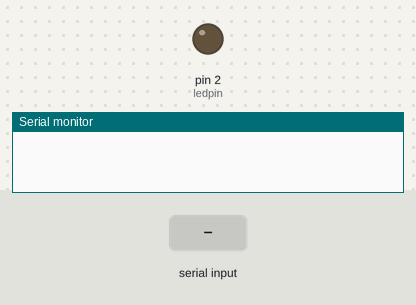
Recording of a sketch running on a simulated Arduino Uno, built with avr-gcc and run on an emulated ATmega328P. Shown: output pins drawn as LEDs (lit = HIGH), the last lines printed to the serial monitor. The inputs (shaded band) are chosen by the test bench.

Above: at 1.2 s.
1.3 s: "1" received over Serial
At 1.7 s:
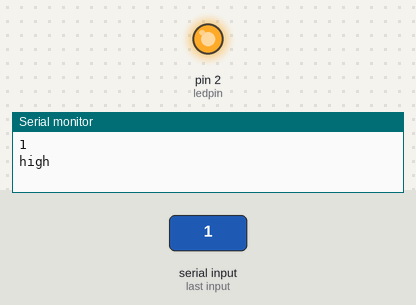
2.8 s: "0" received over Serial
At 4.1 s:
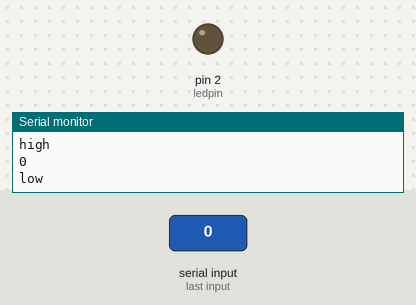
Timing chart, 0 to 5.8 s (numbered marks = the images above; inputs shaded):
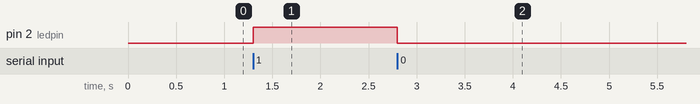

The sketch:

ledswitch.ino
```cpp
char incomingByte;
String incomingString;
#define ledpin 2 //defining the OUTPUT pin for LED

void setup() {
  Serial.begin(115200);
  pinMode(ledpin,OUTPUT);
  }

void loop() {
  if (Serial.available() > 0) {
    incomingByte = Serial.read();
    Serial.println(incomingByte);
    //incomingString = Serial.readString();
    //Serial.println(incomingString);
    if(incomingByte == '0'){digitalWrite(ledpin, LOW);Serial.println("low");}
    else if(incomingByte == '1'){digitalWrite(ledpin, HIGH);Serial.println("high");}

  }
}
```

Measured:
- after the input at 1.3 s, pin 2 (ledpin): LOW → HIGH at once
- after the input at 2.8 s, pin 2 (ledpin): HIGH → LOW at once
